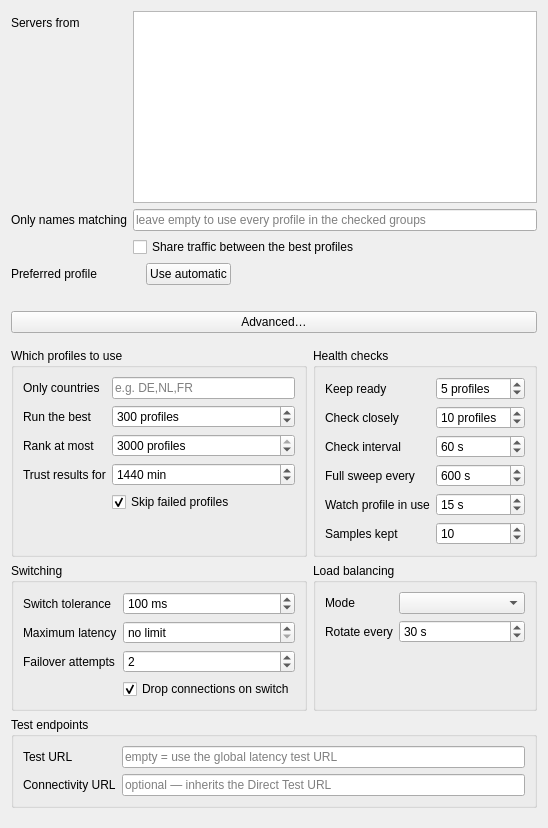
<?xml version="1.0" encoding="UTF-8"?>
<ui version="4.0">
 <class>EditAutoSelector</class>
 <widget class="QWidget" name="EditAutoSelector">
  <property name="windowTitle">
   <string notr="true">EditAutoSelector</string>
  </property>
  <layout class="QVBoxLayout" name="verticalLayout">
   <item>
    <layout class="QFormLayout" name="basic_layout">
     <property name="fieldGrowthPolicy">
      <enum>QFormLayout::AllNonFixedFieldsGrow</enum>
     </property>
     <item row="0" column="0">
      <widget class="QLabel" name="groups_l">
       <property name="text">
        <string>Servers from</string>
       </property>
       <property name="buddy">
        <cstring>groups</cstring>
       </property>
      </widget>
     </item>
     <item row="0" column="1">
      <widget class="QListWidget" name="groups">
       <property name="toolTip">
        <string>The groups whose profiles this selector picks from. Profiles from every checked group are pooled together, and each one is still wrapped in its own group's front and landing proxy, so it behaves as if started on its own. New servers added by a subscription update join automatically — you never have to edit this profile again.</string>
       </property>
       <property name="horizontalScrollBarPolicy">
        <enum>Qt::ScrollBarAlwaysOff</enum>
       </property>
       <property name="selectionMode">
        <enum>QAbstractItemView::NoSelection</enum>
       </property>
      </widget>
     </item>
     <item row="1" column="0">
      <widget class="QLabel" name="name_filter_l">
       <property name="text">
        <string>Only names matching</string>
       </property>
       <property name="buddy">
        <cstring>name_filter</cstring>
       </property>
      </widget>
     </item>
     <item row="1" column="1">
      <widget class="QLineEdit" name="name_filter">
       <property name="placeholderText">
        <string>leave empty to use every profile in the checked groups</string>
       </property>
       <property name="toolTip">
        <string>Optional regular expression. Only profiles whose name matches are considered — useful to pick out one country or provider.</string>
       </property>
      </widget>
     </item>
     <item row="2" column="1">
      <widget class="QCheckBox" name="balance">
       <property name="text">
        <string>Share traffic between the best profiles</string>
       </property>
       <property name="toolTip">
        <string>Off by default: one profile carries everything and the rest stand by. Turn on to spread traffic over the profiles that are confirmed working.</string>
       </property>
      </widget>
     </item>
     <item row="3" column="0">
      <widget class="QLabel" name="pinned_l">
       <property name="text">
        <string>Preferred profile</string>
       </property>
      </widget>
     </item>
     <item row="3" column="1">
      <layout class="QHBoxLayout" name="pinned_layout">
       <item>
        <widget class="QLabel" name="pinned_name">
         <property name="text">
          <string/>
         </property>
         <property name="wordWrap">
          <bool>true</bool>
         </property>
        </widget>
       </item>
       <item>
        <widget class="QPushButton" name="pinned_clear">
         <property name="text">
          <string>Use automatic</string>
         </property>
         <property name="toolTip">
          <string>Stop preferring this profile and let the selector choose on measurements again.</string>
         </property>
        </widget>
       </item>
       <item>
        <spacer name="pinned_spacer">
         <property name="orientation">
          <enum>Qt::Horizontal</enum>
         </property>
         <property name="sizeHint" stdset="0">
          <size>
           <width>0</width>
           <height>0</height>
          </size>
         </property>
        </spacer>
       </item>
      </layout>
     </item>
     <item row="4" column="1">
      <widget class="QLabel" name="plan_summary">
       <property name="text">
        <string/>
       </property>
       <property name="wordWrap">
        <bool>true</bool>
       </property>
      </widget>
     </item>
    </layout>
   </item>
   <item>
    <widget class="QPushButton" name="advanced_toggle">
     <property name="text">
      <string>Advanced…</string>
     </property>
     <property name="checkable">
      <bool>true</bool>
     </property>
     <property name="toolTip">
      <string>Everything here has a working default. Open it only if you want to tune how the selector measures and switches.</string>
     </property>
    </widget>
   </item>
   <item>
    <widget class="QWidget" name="advanced_area" native="true">
     <layout class="QGridLayout" name="advanced_layout">
      <property name="leftMargin">
       <number>0</number>
      </property>
      <property name="rightMargin">
       <number>0</number>
      </property>
      <item row="0" column="0">
       <widget class="QGroupBox" name="membership_box">
        <property name="title">
         <string>Which profiles to use</string>
        </property>
        <layout class="QFormLayout" name="membership_layout">
         <property name="fieldGrowthPolicy">
          <enum>QFormLayout::AllNonFixedFieldsGrow</enum>
         </property>
         <item row="0" column="0">
          <widget class="QLabel" name="country_filter_l">
           <property name="text">
            <string>Only countries</string>
           </property>
           <property name="buddy">
            <cstring>country_filter</cstring>
           </property>
          </widget>
         </item>
         <item row="0" column="1">
          <widget class="QLineEdit" name="country_filter">
           <property name="placeholderText">
            <string>e.g. DE,NL,FR</string>
           </property>
           <property name="toolTip">
            <string>Comma-separated country codes, empty means any. Uses the country found by the IP test, so profiles that were never IP-tested are skipped while this is set.</string>
           </property>
          </widget>
         </item>
         <item row="1" column="0">
          <widget class="QLabel" name="build_limit_l">
           <property name="text">
            <string>Run the best</string>
           </property>
           <property name="buddy">
            <cstring>build_limit</cstring>
           </property>
          </widget>
         </item>
         <item row="1" column="1">
          <widget class="QSpinBox" name="build_limit">
           <property name="minimum">
            <number>1</number>
           </property>
           <property name="maximum">
            <number>500</number>
           </property>
           <property name="suffix">
            <string> profiles</string>
           </property>
           <property name="toolTip">
            <string>How many profiles are loaded into the running config. The selector switches between these instantly, with no reconnect. Higher costs more memory and startup time.</string>
           </property>
           <property name="value">
            <number>300</number>
           </property>
          </widget>
         </item>
         <item row="2" column="0">
          <widget class="QLabel" name="pool_cap_l">
           <property name="text">
            <string>Rank at most</string>
           </property>
           <property name="buddy">
            <cstring>pool_cap</cstring>
           </property>
          </widget>
         </item>
         <item row="2" column="1">
          <widget class="QSpinBox" name="pool_cap">
           <property name="minimum">
            <number>1</number>
           </property>
           <property name="maximum">
            <number>3000</number>
           </property>
           <property name="suffix">
            <string> profiles</string>
           </property>
           <property name="toolTip">
            <string>Hard ceiling on how many profiles are measured and kept in the ranked list. When every running profile dies, replacements are taken from this list.</string>
           </property>
           <property name="value">
            <number>3000</number>
           </property>
          </widget>
         </item>
         <item row="3" column="0">
          <widget class="QLabel" name="result_validity_l">
           <property name="text">
            <string>Trust results for</string>
           </property>
           <property name="buddy">
            <cstring>result_validity</cstring>
           </property>
          </widget>
         </item>
         <item row="3" column="1">
          <widget class="QSpinBox" name="result_validity">
           <property name="maximum">
            <number>10080</number>
           </property>
           <property name="suffix">
            <string> min</string>
           </property>
           <property name="specialValueText">
            <string>always re-test</string>
           </property>
           <property name="toolTip">
            <string>URL test results this recent are reused instead of being measured again — including tests you ran yourself on the group, so starting the selector right after one does not repeat the work. Older results are treated as if the profile had never been tested. Set to zero to always run a fresh test.</string>
           </property>
           <property name="value">
            <number>1440</number>
           </property>
          </widget>
         </item>
         <item row="4" column="1">
          <widget class="QCheckBox" name="exclude_unavailable">
           <property name="text">
            <string>Skip failed profiles</string>
           </property>
           <property name="checked">
            <bool>true</bool>
           </property>
           <property name="toolTip">
            <string>Keeps servers whose last test failed out of the pool, as long as that result is still within the trust window. Turn off if your tests are unreliable and you would rather let the selector decide for itself.</string>
           </property>
          </widget>
         </item>
        </layout>
       </widget>
      </item>
      <item row="0" column="1">
       <widget class="QGroupBox" name="health_box">
        <property name="title">
         <string>Health checks</string>
        </property>
        <layout class="QFormLayout" name="health_layout">
         <property name="fieldGrowthPolicy">
          <enum>QFormLayout::AllNonFixedFieldsGrow</enum>
         </property>
         <item row="0" column="0">
          <widget class="QLabel" name="expected_l">
           <property name="text">
            <string>Keep ready</string>
           </property>
           <property name="buddy">
            <cstring>expected</cstring>
           </property>
          </widget>
         </item>
         <item row="0" column="1">
          <widget class="QSpinBox" name="expected">
           <property name="minimum">
            <number>1</number>
           </property>
           <property name="maximum">
            <number>500</number>
           </property>
           <property name="suffix">
            <string> profiles</string>
           </property>
           <property name="toolTip">
            <string>How many profiles are kept confirmed working at all times, so a failure can be covered instantly. These are also the ones traffic is shared between when balancing is on.</string>
           </property>
           <property name="value">
            <number>5</number>
           </property>
          </widget>
         </item>
         <item row="1" column="0">
          <widget class="QLabel" name="active_size_l">
           <property name="text">
            <string>Check closely</string>
           </property>
           <property name="buddy">
            <cstring>active_size</cstring>
           </property>
          </widget>
         </item>
         <item row="1" column="1">
          <widget class="QSpinBox" name="active_size">
           <property name="minimum">
            <number>1</number>
           </property>
           <property name="maximum">
            <number>500</number>
           </property>
           <property name="suffix">
            <string> profiles</string>
           </property>
           <property name="toolTip">
            <string>The top-ranked profiles are re-checked every interval. The rest are still checked, just spread over the slower full sweep.</string>
           </property>
           <property name="value">
            <number>10</number>
           </property>
          </widget>
         </item>
         <item row="2" column="0">
          <widget class="QLabel" name="interval_l">
           <property name="text">
            <string>Check interval</string>
           </property>
           <property name="buddy">
            <cstring>interval</cstring>
           </property>
          </widget>
         </item>
         <item row="2" column="1">
          <widget class="QSpinBox" name="interval">
           <property name="minimum">
            <number>10</number>
           </property>
           <property name="maximum">
            <number>3600</number>
           </property>
           <property name="suffix">
            <string> s</string>
           </property>
           <property name="toolTip">
            <string>How often the closely-checked profiles are measured again.</string>
           </property>
           <property name="value">
            <number>60</number>
           </property>
          </widget>
         </item>
         <item row="3" column="0">
          <widget class="QLabel" name="bench_interval_l">
           <property name="text">
            <string>Full sweep every</string>
           </property>
           <property name="buddy">
            <cstring>bench_interval</cstring>
           </property>
          </widget>
         </item>
         <item row="3" column="1">
          <widget class="QSpinBox" name="bench_interval">
           <property name="minimum">
            <number>10</number>
           </property>
           <property name="maximum">
            <number>86400</number>
           </property>
           <property name="suffix">
            <string> s</string>
           </property>
           <property name="toolTip">
            <string>How long one pass over every running profile takes. Checks are spread evenly across it, so a large pool never causes a burst of traffic.</string>
           </property>
           <property name="value">
            <number>600</number>
           </property>
          </widget>
         </item>
         <item row="4" column="0">
          <widget class="QLabel" name="watch_interval_l">
           <property name="text">
            <string>Watch profile in use</string>
           </property>
           <property name="buddy">
            <cstring>watch_interval</cstring>
           </property>
          </widget>
         </item>
         <item row="4" column="1">
          <widget class="QSpinBox" name="watch_interval">
           <property name="minimum">
            <number>5</number>
           </property>
           <property name="maximum">
            <number>3600</number>
           </property>
           <property name="suffix">
            <string> s</string>
           </property>
           <property name="toolTip">
            <string>How often the profile currently carrying your traffic is checked on its own. Keep this short: a server can stop working while still accepting connections, and nothing else would notice until the next full check.</string>
           </property>
           <property name="value">
            <number>15</number>
           </property>
          </widget>
         </item>
         <item row="5" column="0">
          <widget class="QLabel" name="sampling_l">
           <property name="text">
            <string>Samples kept</string>
           </property>
           <property name="buddy">
            <cstring>sampling</cstring>
           </property>
          </widget>
         </item>
         <item row="5" column="1">
          <widget class="QSpinBox" name="sampling">
           <property name="minimum">
            <number>2</number>
           </property>
           <property name="maximum">
            <number>60</number>
           </property>
           <property name="toolTip">
            <string>Ranking uses the average and the jitter over this many recent checks, so a single bad result cannot demote a good server.</string>
           </property>
           <property name="value">
            <number>10</number>
           </property>
          </widget>
         </item>
        </layout>
       </widget>
      </item>
      <item row="1" column="0">
       <widget class="QGroupBox" name="switching_box">
        <property name="title">
         <string>Switching</string>
        </property>
        <layout class="QFormLayout" name="switching_layout">
         <property name="fieldGrowthPolicy">
          <enum>QFormLayout::AllNonFixedFieldsGrow</enum>
         </property>
         <item row="0" column="0">
          <widget class="QLabel" name="tolerance_l">
           <property name="text">
            <string>Switch tolerance</string>
           </property>
           <property name="buddy">
            <cstring>tolerance</cstring>
           </property>
          </widget>
         </item>
         <item row="0" column="1">
          <widget class="QSpinBox" name="tolerance">
           <property name="maximum">
            <number>10000</number>
           </property>
           <property name="suffix">
            <string> ms</string>
           </property>
           <property name="toolTip">
            <string>Another profile must be at least this much faster before the selector moves to it. Higher values mean fewer switches.</string>
           </property>
           <property name="value">
            <number>100</number>
           </property>
          </widget>
         </item>
         <item row="1" column="0">
          <widget class="QLabel" name="max_rtt_l">
           <property name="text">
            <string>Maximum latency</string>
           </property>
           <property name="buddy">
            <cstring>max_rtt</cstring>
           </property>
          </widget>
         </item>
         <item row="1" column="1">
          <widget class="QSpinBox" name="max_rtt">
           <property name="maximum">
            <number>60000</number>
           </property>
           <property name="suffix">
            <string> ms</string>
           </property>
           <property name="specialValueText">
            <string>no limit</string>
           </property>
           <property name="toolTip">
            <string>Profiles slower than this are never selected, even if nothing better is available.</string>
           </property>
          </widget>
         </item>
         <item row="2" column="0">
          <widget class="QLabel" name="dial_retries_l">
           <property name="text">
            <string>Failover attempts</string>
           </property>
           <property name="buddy">
            <cstring>dial_retries</cstring>
           </property>
          </widget>
         </item>
         <item row="2" column="1">
          <widget class="QSpinBox" name="dial_retries">
           <property name="maximum">
            <number>5</number>
           </property>
           <property name="toolTip">
            <string>When the chosen profile fails to connect, how many others to try immediately before the app sees an error.</string>
           </property>
           <property name="value">
            <number>2</number>
           </property>
          </widget>
         </item>
         <item row="3" column="1">
          <widget class="QCheckBox" name="interrupt_on_switch">
           <property name="text">
            <string>Drop connections on switch</string>
           </property>
           <property name="checked">
            <bool>true</bool>
           </property>
           <property name="toolTip">
            <string>Applies when the selector switches because a profile got worse or failed. On: everything moves to the new profile at once. Off: current downloads finish on the old one. Balance rotations never drop connections either way.</string>
           </property>
          </widget>
         </item>
        </layout>
       </widget>
      </item>
      <item row="1" column="1">
       <widget class="QGroupBox" name="balance_box">
        <property name="title">
         <string>Load balancing</string>
        </property>
        <layout class="QFormLayout" name="balance_layout">
         <property name="fieldGrowthPolicy">
          <enum>QFormLayout::AllNonFixedFieldsGrow</enum>
         </property>
         <item row="0" column="0">
          <widget class="QLabel" name="balance_mode_l">
           <property name="text">
            <string>Mode</string>
           </property>
           <property name="buddy">
            <cstring>balance_mode</cstring>
           </property>
          </widget>
         </item>
         <item row="0" column="1">
          <widget class="QComboBox" name="balance_mode">
           <property name="toolTip">
            <string>How traffic is spread over the ready profiles.</string>
           </property>
          </widget>
         </item>
         <item row="1" column="0">
          <widget class="QLabel" name="balance_interval_l">
           <property name="text">
            <string>Rotate every</string>
           </property>
           <property name="buddy">
            <cstring>balance_interval</cstring>
           </property>
          </widget>
         </item>
         <item row="1" column="1">
          <widget class="QSpinBox" name="balance_interval">
           <property name="minimum">
            <number>5</number>
           </property>
           <property name="maximum">
            <number>3600</number>
           </property>
           <property name="suffix">
            <string> s</string>
           </property>
           <property name="toolTip">
            <string>How long the selector stays on one profile before moving to the next ready one.</string>
           </property>
           <property name="value">
            <number>30</number>
           </property>
          </widget>
         </item>
         <item row="2" column="0" colspan="2">
          <widget class="QLabel" name="balance_hint">
           <property name="text">
            <string/>
           </property>
           <property name="wordWrap">
            <bool>true</bool>
           </property>
          </widget>
         </item>
        </layout>
       </widget>
      </item>
      <item row="2" column="0" colspan="2">
       <widget class="QGroupBox" name="endpoints_box">
        <property name="title">
         <string>Test endpoints</string>
        </property>
        <layout class="QFormLayout" name="endpoints_layout">
         <property name="fieldGrowthPolicy">
          <enum>QFormLayout::AllNonFixedFieldsGrow</enum>
         </property>
         <item row="0" column="0">
          <widget class="QLabel" name="test_url_l">
           <property name="text">
            <string>Test URL</string>
           </property>
           <property name="buddy">
            <cstring>test_url</cstring>
           </property>
          </widget>
         </item>
         <item row="0" column="1">
          <widget class="QLineEdit" name="test_url">
           <property name="placeholderText">
            <string>empty = use the global latency test URL</string>
           </property>
           <property name="toolTip">
            <string>Fetched through each profile to measure it.</string>
           </property>
          </widget>
         </item>
         <item row="1" column="0">
          <widget class="QLabel" name="connectivity_url_l">
           <property name="text">
            <string>Connectivity URL</string>
           </property>
           <property name="buddy">
            <cstring>connectivity_url</cstring>
           </property>
          </widget>
         </item>
         <item row="1" column="1">
          <widget class="QLineEdit" name="connectivity_url">
           <property name="placeholderText">
            <string>optional — inherits the Direct Test URL</string>
           </property>
           <property name="toolTip">
            <string>Fetched WITHOUT the proxy to tell a dead internet connection apart from dead servers, and to notice the moment it comes back. Leave empty to inherit the Direct Test URL from Basic Settings, and empty there too to rely on the operating system's network state. A URL that turns out to be blocked can only delay a resume by a few minutes. It can never keep the selector paused.</string>
           </property>
          </widget>
         </item>
        </layout>
       </widget>
      </item>
     </layout>
    </widget>
   </item>
   <item>
    <spacer name="bottom_spacer">
     <property name="orientation">
      <enum>Qt::Vertical</enum>
     </property>
     <property name="sizeHint" stdset="0">
      <size>
       <width>0</width>
       <height>0</height>
      </size>
     </property>
    </spacer>
   </item>
  </layout>
 </widget>
 <tabstops>
  <tabstop>groups</tabstop>
  <tabstop>name_filter</tabstop>
  <tabstop>balance</tabstop>
  <tabstop>pinned_clear</tabstop>
  <tabstop>advanced_toggle</tabstop>
  <tabstop>country_filter</tabstop>
  <tabstop>build_limit</tabstop>
  <tabstop>pool_cap</tabstop>
  <tabstop>result_validity</tabstop>
  <tabstop>exclude_unavailable</tabstop>
  <tabstop>expected</tabstop>
  <tabstop>active_size</tabstop>
  <tabstop>interval</tabstop>
  <tabstop>bench_interval</tabstop>
  <tabstop>watch_interval</tabstop>
  <tabstop>sampling</tabstop>
  <tabstop>tolerance</tabstop>
  <tabstop>max_rtt</tabstop>
  <tabstop>dial_retries</tabstop>
  <tabstop>interrupt_on_switch</tabstop>
  <tabstop>balance_mode</tabstop>
  <tabstop>balance_interval</tabstop>
  <tabstop>test_url</tabstop>
  <tabstop>connectivity_url</tabstop>
 </tabstops>
 <resources/>
 <connections/>
</ui>
